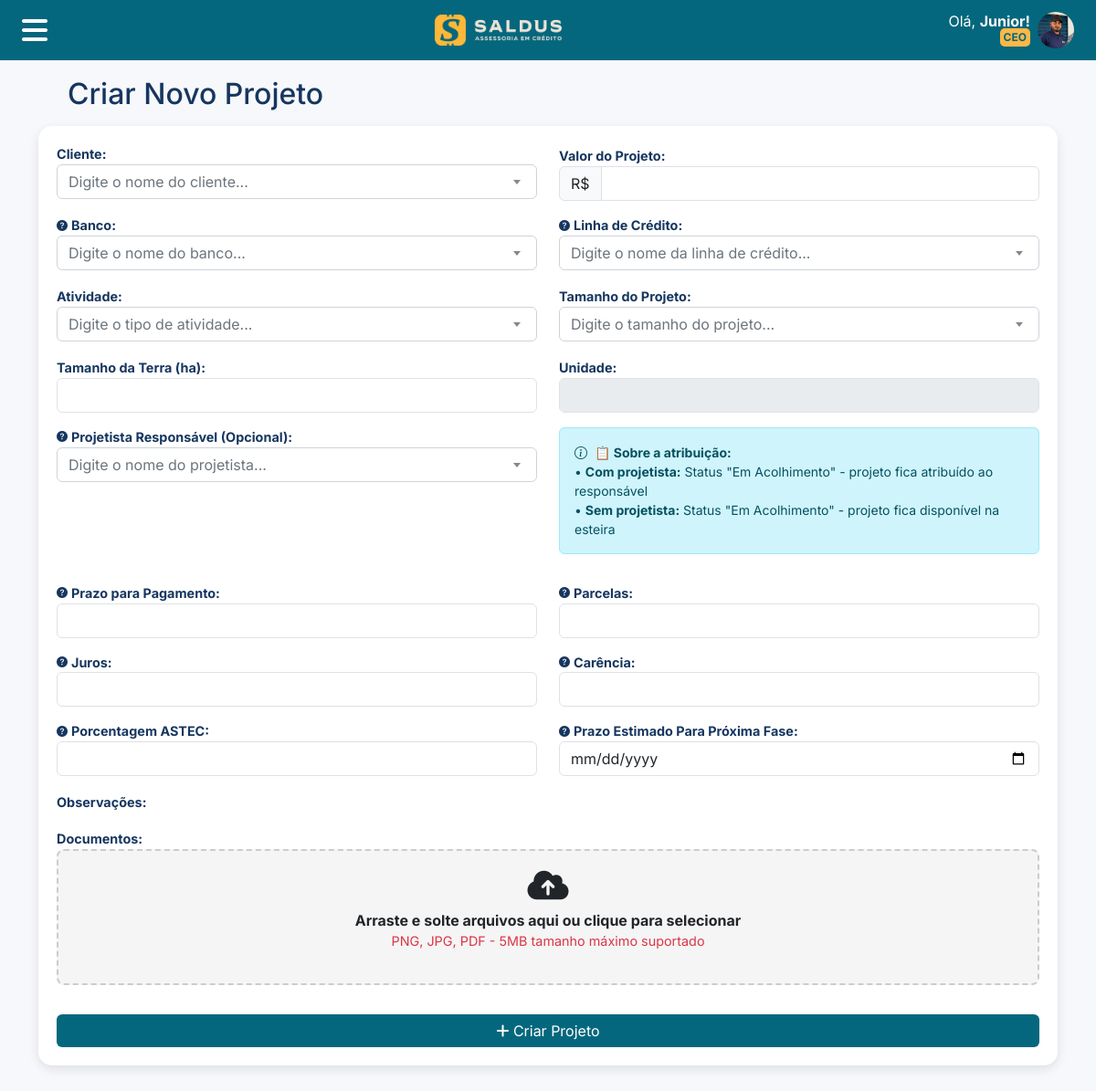
The page /projects/create-project/ (signed in) on the database as committed earlier.
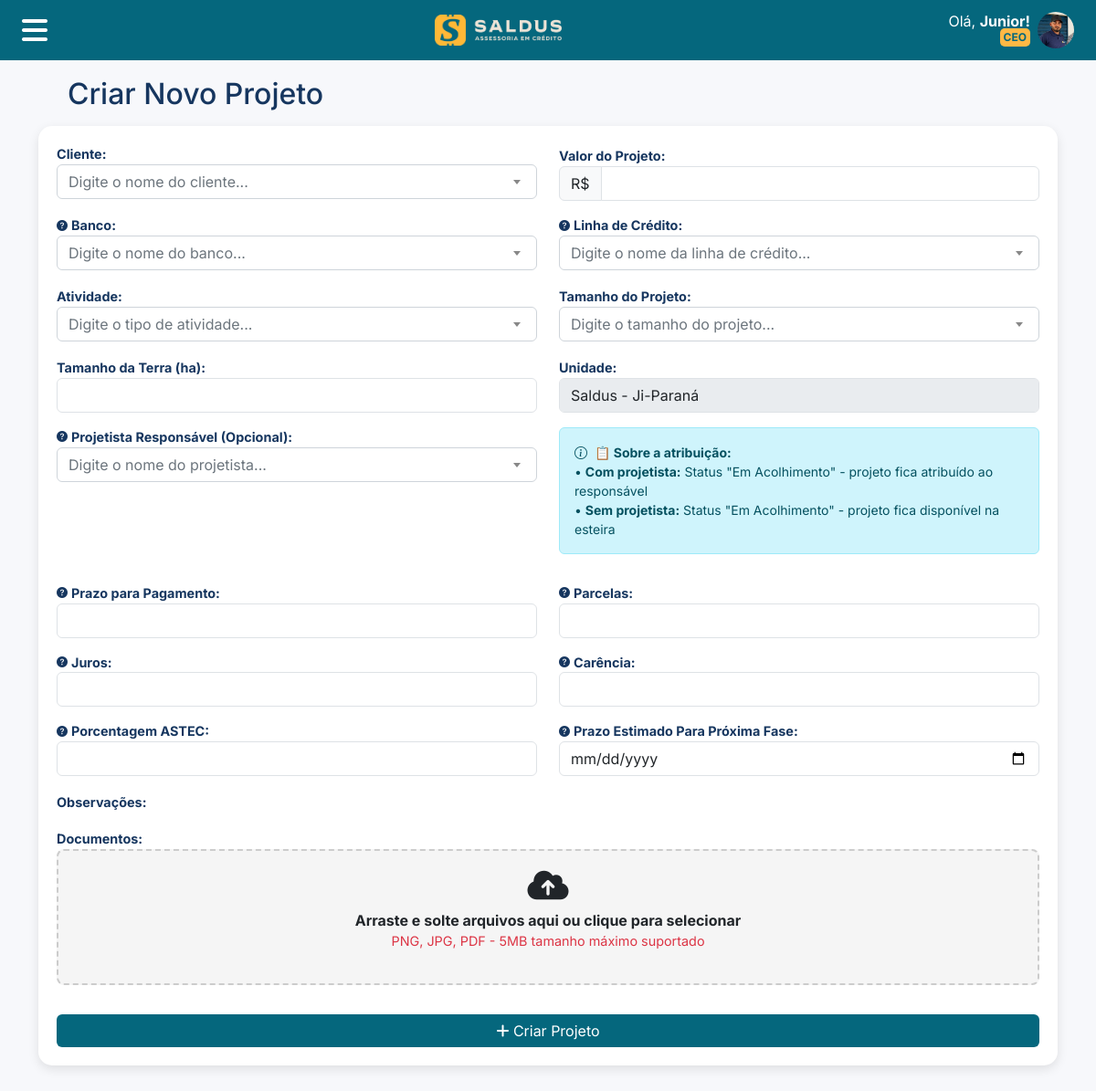
The same page on the database as committed later.
### users/models.py (models this page shows, shortened)
class User(AbstractBaseUser, PermissionsMixin):
    THEME_CHOICES = [
        ('light', 'Tema Claro'),
        ('dark', 'Tema Escuro'),
        ('auto', 'Automático (Sistema)'),
    ]
    name = models.CharField(max_length=255)
    email = models.EmailField(unique=True, null=True)
    cpf = models.CharField(max_length=14, unique=True, null=True)
    phone = models.CharField(max_length=20, null=True)
    theme_preference = models.CharField(
        max_length=10,
        choices=THEME_CHOICES,
        default='light',
        verbose_name='Preferência de Tema',
        help_text='Escolha o tema de aparência do sistema'
    )
    roles = models.ManyToManyField(
        Role,
        blank=True,
        related_name="users",
        verbose_name="Cargos",
        help_text="Cargos atribuídos ao usuário"
    )
    custom_permissions = models.ManyToManyField(
        Permission,
        blank=True,
        related_name="users_with_custom_permission",
        verbose_name="Permissões Customizadas",
        help_text="Permissões específicas além das do cargo"
    )
    date_of_birth = models.DateField(null=True, blank=True, verbose_name="Data de Nascimento")
    profile_image = models.ImageField(upload_to=user_directory_path, blank=True, null=True)
    enterprise = models.ForeignKey(Enterprise, on_delete=models.SET_NULL, null=True, blank=True)
    unit = models.ForeignKey(Unit, on_delete=models.SET_NULL, null=True, blank=True)
    is_active = models.BooleanField(default=True)
    is_staff = models.BooleanField(default=False)
    objects = CustomUserManager()
    USERNAME_FIELD = 'email'
    REQUIRED_FIELDS = ['name']
    def has_perm(self, perm, obj=None):
        if super().has_perm(perm, obj):
            return True
        if not self.is_active:
            return False
        for role in self.roles.filter(is_active=True):
            for permission in role.permissions.all():
                if f"{permission.content_type.app_label}.{permission.codename}" == perm:
                    return True
        for permission in self.custom_permissions.all():
            if f"{permission.content_type.app_label}.{permission.codename}" == perm:
                return True
        return False

class Role(models.Model):
    name = models.CharField(max_length=100, unique=True, verbose_name="Nome")
    code = models.CharField(max_length=50, unique=True, verbose_name="Código")
    description = models.TextField(blank=True, verbose_name="Descrição")
    is_active = models.BooleanField(default=True, verbose_name="Ativo")
    permissions = models.ManyToManyField(
        Permission,
        blank=True,
        verbose_name="Permissões",
        help_text="Permissões padrão deste cargo"
    )
    created_at = models.DateTimeField(auto_now_add=True)
    updated_at = models.DateTimeField(auto_now=True)
    class Meta:
        verbose_name = "Cargo"
        verbose_name_plural = "Cargos"
        ordering = ['name']

### units/models.py (models this page shows, shortened)
class Unit(models.Model):
    name = models.CharField(max_length=255)
    location = models.CharField(max_length=255)
    enterprise = models.ForeignKey(Enterprise, on_delete=models.CASCADE, related_name="units")
    is_active = models.BooleanField(default=True, verbose_name="Ativo")
    royalties_percentage = models.DecimalField(
        max_digits=5, decimal_places=2, default=0,
        verbose_name="Porcentagem de Royalties (%)"
    )
    marketing_percentage = models.DecimalField(
        max_digits=5, decimal_places=2, default=0,
        verbose_name="Porcentagem de Marketing (%)"
    )
    designers_percentage = models.DecimalField(
        max_digits=5, decimal_places=2, default=0,
        verbose_name="Porcentagem de Projetistas (%)"
    )
    collectors_percentage = models.DecimalField(
        max_digits=5, decimal_places=2, default=0,
        verbose_name="Porcentagem de Captadores (%)"
    )
    created_at = models.DateTimeField(auto_now_add=True)
    updated_at = models.DateTimeField(auto_now=True)
    class Meta:
        verbose_name = "Unidade"
        verbose_name_plural = "Unidades"
        ordering = ['name']

### projects/views.py (the view, shortened to what this page needs)
# urls.py: path('create-project/', views.create_project_view, name='create_project'),
@login_required
def create_project_view(request):
    if not request.user.has_perm('users.add_projects'):
        messages.error(request, "Você não tem permissão para criar projetos.")
        return redirect('home')
    if request.user.has_perm('users.view_all_clients'):
        clients = Client.objects.filter(enterprise=request.user.enterprise)
    else:
        clients = Client.objects.filter(
            enterprise=request.user.enterprise,
            units=request.user.unit
        )
    credit_lines = CreditLine.objects.filter(enterprise=request.user.enterprise)
    banks = Bank.objects.filter(enterprise=request.user.enterprise)
    projetistas = User.objects.filter(
        enterprise=request.user.enterprise,
        roles__code='projetista',
        is_active=True
    ).distinct()
    return render(request, 'projects/create_project.html', {
        'clients': clients,
        'credit_lines': credit_lines,
        'banks': banks,
        'projetistas': projetistas,
        'size_choices': SIZE_CHOICES,
        'activity_choices': ACTIVITY_CHOICES,
        'is_completed': False,
        'project': None,
        'enterprise': request.user.enterprise,
    })

### enterprises/models.py (called while the page is built)
    def get_full_domain(self):
        return f"{self.subdomain}.nexiun.com.br"

    def get_absolute_url(self):
        from django.conf import settings
        if settings.DEBUG:
            return f"http://{self.subdomain}.nexiun.local:8000"
        else:
            return f"https://{self.get_full_domain()}"

    def get_logo_url(self, theme='light'):
        from django.templatetags.static import static
        logo_field = self.logo_light if theme == 'light' else self.logo_dark
        default_logo = 'icons/logo.svg' if theme == 'light' else 'icons/logo_white.svg'
        if not logo_field:
            return static(default_logo)
        if str(logo_field) in ['icons/logo.svg', 'icons/logo_white.svg', 'icons/favicon.svg']:
            return static(str(logo_field))
        else:
            return logo_field.url

    def get_logo_dark_url(self):
        return self.get_logo_url('dark')

### projects/templates/projects/create_project.html (shortened to what the changed rows need)
{% extends "base/base.html" %}
{% load static %}
{% block content %}
<link href="https://cdn.jsdelivr.net/npm/select2@4.1.0-rc.0/dist/css/select2.min.css" rel="stylesheet" />
<link rel="stylesheet" type="text/css" href="https://cdnjs.cloudflare.com/ajax/libs/trix/1.3.1/trix.css">
<div class="container">
    <div class="row align-items-center ms-2 me-3 mb-3 mt-3 justify-content-between">
        <div class="col-auto">
            <h2 class="text-color-primary m-0">Criar Novo Projeto</h2>
        </div>
    </div>
</div>
<div class="container-style">
    <form method="post" enctype="multipart/form-data" class="needs-validation" novalidate>
        <div class="row">
            <div class="col-md-6 mb-3">
                <label for="unit" class="form-label fw-bold">Unidade:</label>
                <input type="text" name="unit" id="unit" class="form-control" value="{{ request.user.unit.name }}" readonly disabled>
            </div>
        </div>
    </form>
</div>
{% endblock %}

### templates/base/base.html (shortened to what this page needs)
{% load static %}
{% load permission_tags %}
<!DOCTYPE html>
<html lang="pt-br">
<head>
    <link href="https://cdn.jsdelivr.net/npm/bootstrap@5.3.3/dist/css/bootstrap.min.css" rel="stylesheet">
    <link rel="stylesheet" href="https://cdn.jsdelivr.net/npm/bootstrap-icons@1.11.3/font/bootstrap-icons.min.css">
    <link rel="stylesheet" href="https://cdnjs.cloudflare.com/ajax/libs/font-awesome/6.7.2/css/all.min.css">
</head>
<body>
    <nav class="navbar navbar-custom fixed-top">
        <div class="navbar-container">
            <div class="row w-100 g-0">
                <div class="col-auto d-flex align-items-center ">
                    <button type="button" data-bs-toggle="offcanvas" data-bs-target="#offcanvasNavbar" aria-controls="offcanvasNavbar" aria-label="Toggle navigation" class="btn m-0 menu-toggle-btn">
                        <i class="fa-solid fa-bars" style="font-size: 2rem; color: white; padding: 0;"></i>
                    </button>
                </div>
                <div class="col d-flex align-items-center justify-content-center">
                    <a class="navbar-brand m-0 d-flex align-items-center" href="/">
                        {% if enterprise %}
                            <img src="{{ enterprise.get_logo_dark_url }}" alt="Logo" class="d-block" style="height: 50px;">
                        {% else %}
                            <img src="{% static 'icons/logo_white.svg' %}" alt="Logo Padrão" class="d-block" style="height: 50px;">
                        {% endif %}
                    </a>
                </div>
                <div class="col-auto d-flex align-items-center me-2">
                    <div class="ms-2 text-end p-0 me-2" style="line-height: 1;">
                        <p class="text_icons_color m-0 p-0">Olá, <span class="fw-bold">{{ first_name }}!</span></p>
                        <span class="badge badge-style-group-user m-0 p-1">{{ user.roles.first.name|default:"Usuário" }}</span>
                    </div>
                    <img src="{% if user.profile_image %}{{ user.profile_image.url }}{% else %}{% static 'images/user_default_icon.svg' %}{% endif %}" alt="Usuário" class="rounded-circle" style="height: 40px; width: 40px;">
                </div>
            </div>
        </div>
    </nav>
    <main class="container espacing-title">
        {% block content %}{% endblock %}
    </main>
</body>
</html>

Rows that differ between the two databases and show on the page:
changed User "CEO": unit (not shown) → "Saldus - Ji-Paraná"
